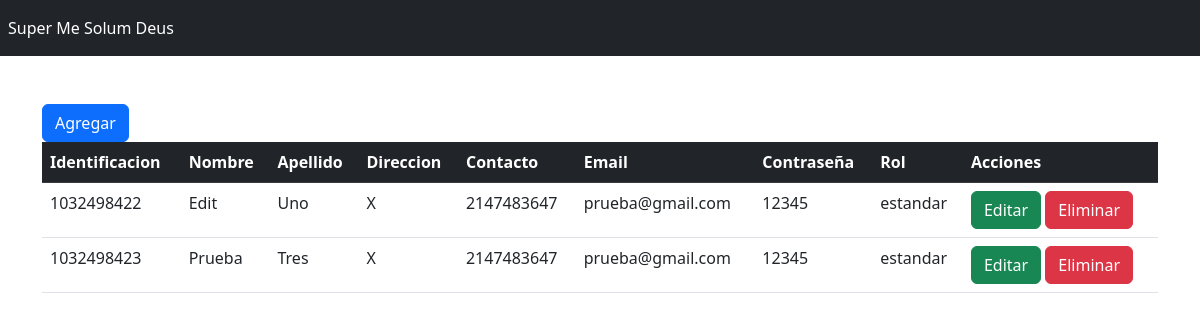
/modulos/usuarios/user.php, run on the app's committed database.
### tables this page shows
CREATE TABLE `usuarios` (
  `id_usuario` int(11) NOT NULL,
  `Nombre` varchar(255) DEFAULT NULL,
  `Apellido` varchar(255) DEFAULT NULL,
  `Direccion` varchar(255) DEFAULT NULL,
  `Contacto` int(10) DEFAULT NULL,
  `Email` varchar(255) DEFAULT NULL,
  `Contrasena` varchar(255) DEFAULT NULL,
  `ID_Rol` int(2) NOT NULL DEFAULT 2
);

CREATE TABLE `roles` (
  `ID` int(11) NOT NULL,
  `rol` varchar(50) DEFAULT NULL
);

### modulos/usuarios/user.php (the view, shortened to what this page needs)
<?php
include("conexion.php");
$stm=$conex->prepare("SELECT U.id_usuario, U.Nombre, U.Apellido, U.Direccion, U.Contacto, U.Email, U.Contrasena, R.rol FROM usuarios AS U
    LEFT JOIN roles AS R ON U.ID_Rol = R.ID");
$stm->execute();
$usuarios=$stm->fetchAll(PDO::FETCH_ASSOC);
?>
<?php include("../../template/headerUser.php")?>
<button type="button" class="btn btn-primary" data-toggle="modal" data-target="#create">
Agregar
</button>
<div class="table-responsive">
    <table class="table">
        <thead class="table table-dark">
            <tr>
                <th scope="col">Identificacion</th>
                <th scope="col">Nombre</th>
                <th scope="col">Apellido</th>
                <th scope="col">Direccion</th>
                <th scope="col">Contacto</th>
                <th scope="col">Email</th>
                <th scope="col">Contraseña</th>
                <th scope="col">Rol</th>
                <th>Acciones</th>
            </tr>
        </thead>
        <tbody>
            <?php foreach ($usuarios as $usuario) { ?>
            <tr class="">
                <td scope="row"><?php echo $usuario['id_usuario']; ?></td>
                <td><?php echo $usuario['Nombre']; ?></td>
                <td><?php echo $usuario['Apellido']; ?></td>
                <td><?php echo $usuario['Direccion']; ?></td>
                <td><?php echo $usuario['Contacto']; ?></td>
                <td><?php echo $usuario['Email']; ?></td>
                <td><?php echo $usuario['Contrasena']; ?></td>
                <td><?php echo $usuario['rol']; ?></td>
                <td>
                <a href="edit.php?id_usuario=<?php echo $usuario['id_usuario'];?>" class="btn btn-success">Editar</a>
                <a href="user.php?id_usuario=<?php echo $usuario['id_usuario'];?>" class="btn btn-danger">Eliminar</a>
                </td>
            </tr>
        <?php } ?>
        </tbody>
    </table>
</div>
<?php include("../../template/footerUser.php")?>

### template/headerUser.php (shortened to what this page needs)
<!doctype html>
<html lang="en">
<head>
  <link href="https://cdn.jsdelivr.net/npm/bootstrap@5.2.1/dist/css/bootstrap.min.css" rel="stylesheet"
>
</head>
<body>
<nav class="navbar navbar-expand navbar-dark bg-dark">
    <ul class="nav navbar-nav">
        <li class="nav-item">
            <a class="nav-link active" href="../../index.php" aria-current="page">Super Me Solum Deus<span class="visually-hidden">(current)</span></a>
    </ul>
</nav>
<main class="container">
    <br><br>

### template/footerUser.php (shortened to what this page needs)
</main>
</body>
</html>

### data on the page
usuarios: id_usuario "1032498422", Nombre "Edit", Apellido "Uno", Direccion "X", Contacto "2147483647", Email "prueba@gmail.com", Contrasena "12345", ID_Rol.rol "estandar"
usuarios: id_usuario "1032498423", Nombre "Prueba", Apellido "Tres", Direccion "X", Contacto "2147483647", Email "prueba@gmail.com", Contrasena "12345", ID_Rol.rol "estandar"
